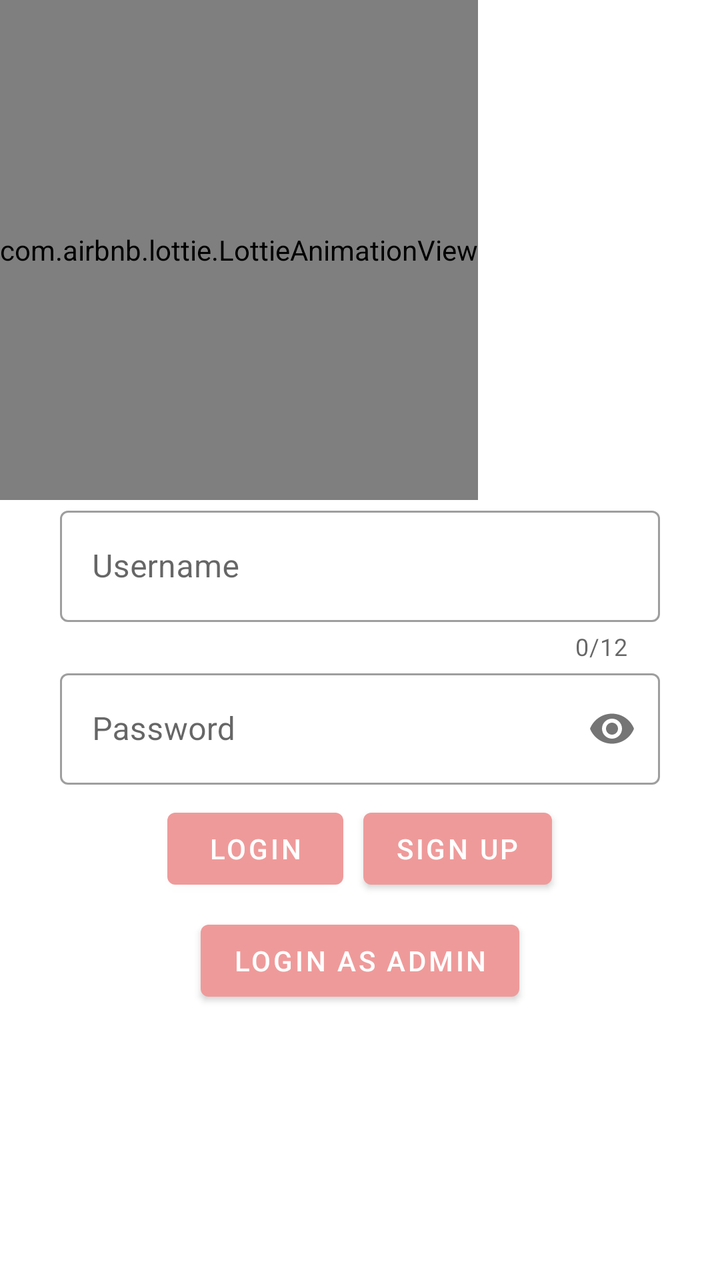
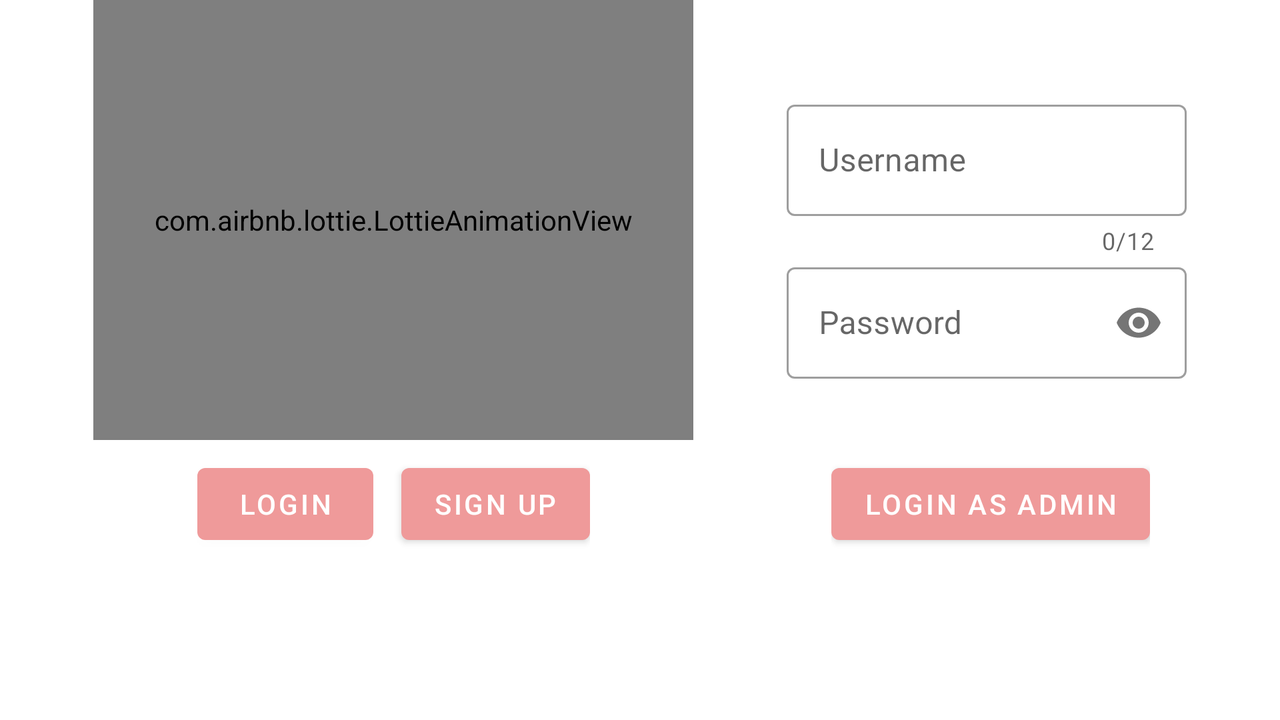

Compare how this app lays out the same screen by default and in its alternative resource folder. The renders come first, then the two layout files and the values they reference.
<!-- AndroidManifest.xml: application theme AppTheme -->
<!-- res/layout/fragment_login.xml -->
<?xml version="1.0" encoding="utf-8"?>
<LinearLayout xmlns:android="http://schemas.android.com/apk/res/android"
    xmlns:tools="http://schemas.android.com/tools"
    android:layout_width="match_parent"
    android:layout_height="match_parent"
    xmlns:app="http://schemas.android.com/apk/res-auto"
    android:id="@+id/rootLayout"
    tools:context=".controller.fragment.LoginFragment"
    android:orientation="vertical">

    <com.airbnb.lottie.LottieAnimationView
        android:id="@+id/lottie_login_screen"
        android:layout_width="wrap_content"
        android:layout_height="250dp"
        app:lottie_fileName="completing-tasks.json"
        app:lottie_loop="true" />

        <LinearLayout
            android:layout_width="wrap_content"
            android:layout_height="wrap_content"
            android:id="@+id/login_layout"
            android:layout_gravity="center"
            android:orientation="vertical">

            <com.google.android.material.textfield.TextInputLayout
                android:id="@+id/username_form_login"
                style="@style/Widget.MaterialComponents.TextInputLayout.OutlinedBox"
                android:layout_width="300dp"
                android:layout_height="wrap_content"
                android:layout_gravity="center"
                android:hint="@string/username"
                app:counterEnabled="true"
                app:counterMaxLength="12"
                app:errorEnabled="true">

                <com.google.android.material.textfield.TextInputEditText
                    android:id="@+id/username_login"
                    android:layout_width="300dp"
                    android:layout_height="wrap_content"
                    android:layout_gravity="center"
                    android:inputType="text" />

            </com.google.android.material.textfield.TextInputLayout>

            <com.google.android.material.textfield.TextInputLayout
                android:id="@+id/password_form_login"
                android:layout_width="match_parent"
                android:layout_height="wrap_content"
                style="@style/Widget.MaterialComponents.TextInputLayout.OutlinedBox"
                android:hint="@string/password"
                app:passwordToggleEnabled="true">

                <com.google.android.material.textfield.TextInputEditText
                    android:id="@+id/password_login"
                    android:layout_width="match_parent"
                    android:layout_height="wrap_content"
                    android:inputType="numberPassword" />

            </com.google.android.material.textfield.TextInputLayout>

        </LinearLayout>

    <LinearLayout
        android:layout_width="match_parent"
        android:layout_height="wrap_content"
        android:id="@+id/buttonLayout"
        android:gravity="center"
        android:layout_marginTop="8dp"
        android:orientation="horizontal">

        <Button
            android:id="@+id/btnLogin_Login"
            android:layout_width="wrap_content"
            android:layout_height="wrap_content"
            android:layout_marginEnd="5dp"
            android:text="@string/login" />

        <Button
            android:id="@+id/btnSignUp_Login"
            android:layout_width="wrap_content"
            android:layout_height="wrap_content"
            android:layout_marginStart="5dp"
            android:text="@string/sign_up" />
    </LinearLayout>

    <LinearLayout
        android:layout_width="match_parent"
        android:layout_height="wrap_content"
        android:layout_marginTop="8dp"
        android:gravity="center"
        android:orientation="horizontal">

        <Button
            android:id="@+id/btn_admin_login"
            android:layout_width="wrap_content"
            android:layout_height="wrap_content"
            android:text="@string/login_as_admin" />
    </LinearLayout>


</LinearLayout>
<!-- resources referenced by this layout -->
<resources>
  <string name="login">Login</string>
  <string name="login_as_admin">Login as Admin</string>
  <string name="password">Password</string>
  <string name="sign_up">Sign up</string>
  <string name="username">Username</string>
  <style name="AppTheme" parent="Theme.MaterialComponents.DayNight.DarkActionBar">
          
          <item name="colorPrimary">@color/colorPrimary</item>
          <item name="colorPrimaryDark">@color/colorPrimaryDark</item>
          <item name="colorAccent">@color/colorAccent</item>
  
          <item name="colorControlNormal">#ffffff</item>
          <item name="titleTextColor">#ffffff</item>
      </style>
  <color name="colorPrimary">#ef9a9a</color>
  <color name="colorPrimaryDark">#ba6b6c</color>
  <color name="colorAccent">#ffcccb</color>
</resources>
<!-- res/layout-land/fragment_login.xml (the repository's variant of the layout above) -->
<!-- drawn on the phone turned sideways -->
<?xml version="1.0" encoding="utf-8"?>
<androidx.constraintlayout.widget.ConstraintLayout xmlns:android="http://schemas.android.com/apk/res/android"
    xmlns:tools="http://schemas.android.com/tools"
    android:layout_width="match_parent"
    android:layout_height="match_parent"
    xmlns:app="http://schemas.android.com/apk/res-auto"
    android:id="@+id/rootLayout"
    tools:context=".controller.fragment.LoginFragment"
    android:orientation="vertical">

    <com.airbnb.lottie.LottieAnimationView
        android:id="@+id/lottie_login_screen"
        android:layout_width="300dp"
        app:layout_constraintTop_toTopOf="parent"
        app:layout_constraintStart_toStartOf="parent"
        app:layout_constraintEnd_toStartOf="@id/login_layout"
        android:layout_height="220dp"
        app:lottie_fileName="completing-tasks.json"
        app:lottie_loop="true" />

    <LinearLayout
        android:layout_width="wrap_content"
        android:layout_height="wrap_content"
        android:id="@+id/login_layout"
        android:layout_marginTop="16dp"
        app:layout_constraintTop_toTopOf="@id/lottie_login_screen"
        app:layout_constraintEnd_toEndOf="parent"
        app:layout_constraintStart_toEndOf="@id/lottie_login_screen"
        app:layout_constraintBottom_toBottomOf="@id/lottie_login_screen"
        android:layout_gravity="center"
        android:orientation="vertical">

        <com.google.android.material.textfield.TextInputLayout
            android:id="@+id/username_form_login"
            style="@style/Widget.MaterialComponents.TextInputLayout.OutlinedBox"
            android:layout_width="200dp"
            android:layout_height="wrap_content"
            android:layout_gravity="center"
            android:hint="@string/username"
            app:counterEnabled="true"
            app:counterMaxLength="12"
            app:errorEnabled="true">

            <com.google.android.material.textfield.TextInputEditText
                android:id="@+id/username_login"
                android:layout_width="200dp"
                android:layout_height="wrap_content"
                android:layout_gravity="center"
                android:inputType="text" />

        </com.google.android.material.textfield.TextInputLayout>

        <com.google.android.material.textfield.TextInputLayout
            android:id="@+id/password_form_login"
            android:layout_width="match_parent"
            android:layout_height="wrap_content"
            style="@style/Widget.MaterialComponents.TextInputLayout.OutlinedBox"
            android:hint="@string/password"
            app:passwordToggleEnabled="true">

            <com.google.android.material.textfield.TextInputEditText
                android:id="@+id/password_login"
                android:layout_width="match_parent"
                android:layout_height="wrap_content"
                android:inputType="numberPassword" />

        </com.google.android.material.textfield.TextInputLayout>

    </LinearLayout>

    <LinearLayout
        android:layout_width="wrap_content"
        android:layout_height="wrap_content"
        android:id="@+id/buttonLayout"
        android:gravity="center"
        android:layout_marginTop="8dp"
        app:layout_constraintTop_toBottomOf="@id/lottie_login_screen"
        app:layout_constraintStart_toStartOf="@id/lottie_login_screen"
        app:layout_constraintEnd_toEndOf="@id/lottie_login_screen"
        android:orientation="horizontal">

        <Button
            android:id="@+id/btnLogin_Login"
            android:layout_width="wrap_content"
            android:layout_height="wrap_content"
            android:layout_marginEnd="7dp"
            android:text="@string/login" />

        <Button
            android:id="@+id/btnSignUp_Login"
            android:layout_width="wrap_content"
            android:layout_height="wrap_content"
            android:layout_marginStart="7dp"
            android:text="@string/sign_up" />
    </LinearLayout>

    <LinearLayout
        android:layout_width="wrap_content"
        android:layout_height="wrap_content"
        android:id="@+id/button_admin"
        app:layout_constraintStart_toStartOf="@id/login_layout"
        app:layout_constraintEnd_toEndOf="@id/login_layout"
        app:layout_constraintBottom_toBottomOf="@id/buttonLayout"
        android:layout_marginStart="4dp"
        android:gravity="center"
        android:orientation="horizontal">

        <Button
            android:id="@+id/btn_admin_login"
            android:layout_width="wrap_content"
            android:layout_height="wrap_content"
            android:text="@string/login_as_admin" />
    </LinearLayout>


</androidx.constraintlayout.widget.ConstraintLayout>
